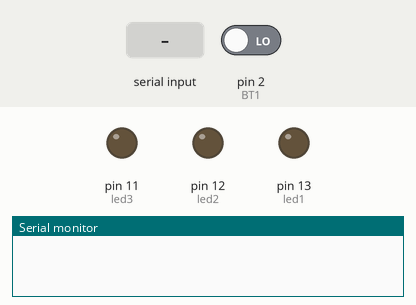
Simulated run of this sketch. Board: Arduino Uno, built with avr-gcc and run on an emulated ATmega328P. Parts: output pins drawn as LEDs (lit = HIGH), the last lines printed to the serial monitor. The test bench sets the inputs (shaded band); at power-on: pin 2 (BT1) LOW.

Above: at 1.2 s.
1.3 s: pin 2 (BT1) driven HIGH
2.8 s: "zona1" received over Serial
At 4.6 s:
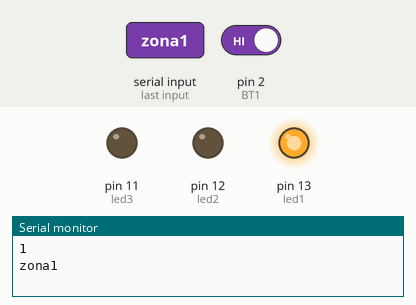
5.8 s: "zona2" received over Serial
At 7.1 s:
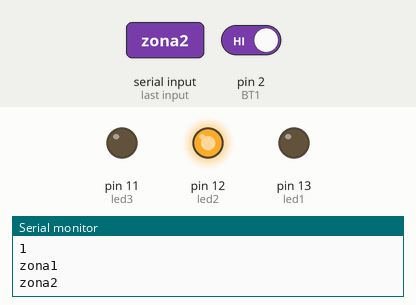
8.8 s: "zona3" received over Serial
At 10.1 s:
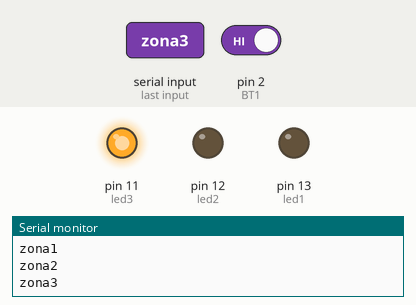
Timing chart, 0 to 12.3 s (numbered marks = the images above; inputs shaded):
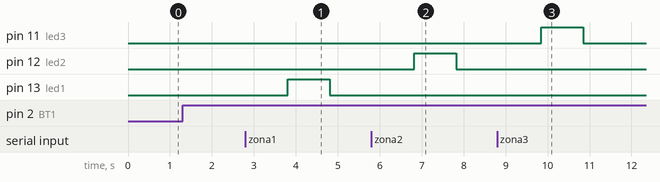

Measured:
- after the input at 2.8 s, pin 13 (led1): LOW → HIGH after 1.0 s, → LOW 1.0 s later
- after the input at 5.8 s, pin 12 (led2): LOW → HIGH after 1.0 s, → LOW 1.0 s later
- after the input at 8.8 s, pin 11 (led3): LOW → HIGH after 1.0 s, → LOW 1.0 s later

The sketch:

complementario_2.ino
```cpp
String zona;
const int BT1 = 2;
int value1 = 0;
int value3 = 0;
int conta = 0;
int led1=13;
int led2=12;
int led3=11;
boolean anterior=false;
void setup() {
  Serial.begin(9600);
  pinMode(BT1, INPUT);
  pinMode(led1,OUTPUT);
  pinMode(led2,OUTPUT);
  pinMode(led3,OUTPUT);
}

void loop() {
 delay(20);
 while (Serial.available()==0){
  Contador();
 }

 zona=Serial.readString();
 Serial.println(zona);
 if(zona == "zona1"){
  Zona1();
 }
 if(zona == "zona2"){
  Zona2();
 }
 if(zona == "zona3"){
  Zona3();
 }

}


void Contador(){
  value1 = digitalRead(BT1);  //lectura digital de pin
  if (value1 == HIGH && anterior == false) {
    conta++; //Incrementa el contador
    anterior=true;
  Serial.println(conta);
  }
  if (value1 == LOW && anterior == true) {
    anterior=false;
  } }
void Zona1(){
  for (value3 = 0; value3 < conta ; value3 += 1) {
    digitalWrite(led1,HIGH);
    delay(1000);
    digitalWrite(led1,LOW);
    delay(1000);
     }
     value3=0;
     }

void Zona2(){
  for (value3 = 0; value3 < conta ; value3 += 1) {
    digitalWrite(led2,HIGH);
    delay(1000);
    digitalWrite(led2,LOW);
    delay(1000);
     }
     value3=0;
     }

void Zona3(){
  for (value3 = 0; value3 < conta ; value3 += 1) {
    digitalWrite(led3,HIGH);
    delay(1000);
    digitalWrite(led3,LOW);
    delay(1000);
     }
     value3=0;
     }
```
